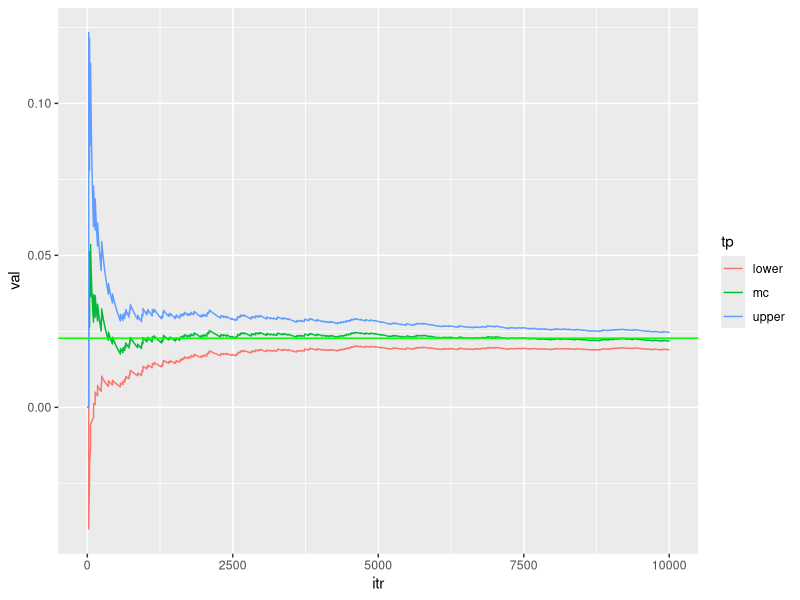
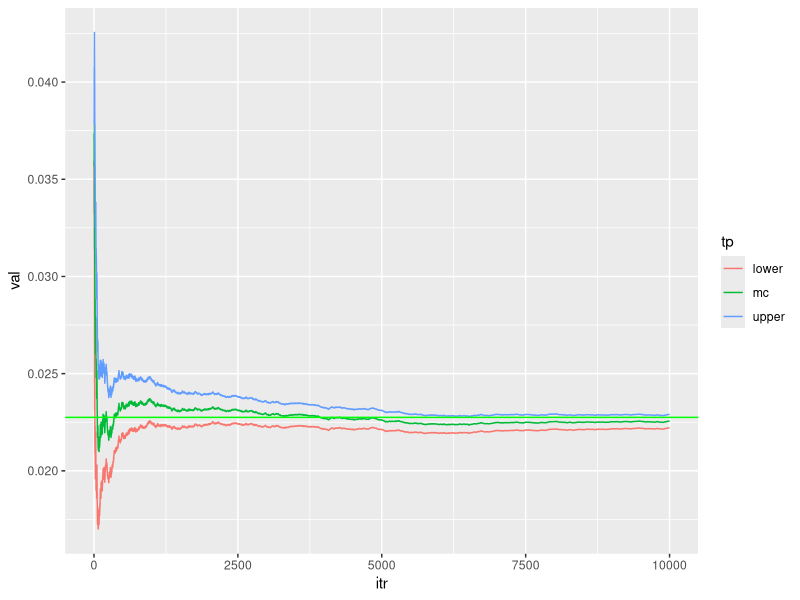
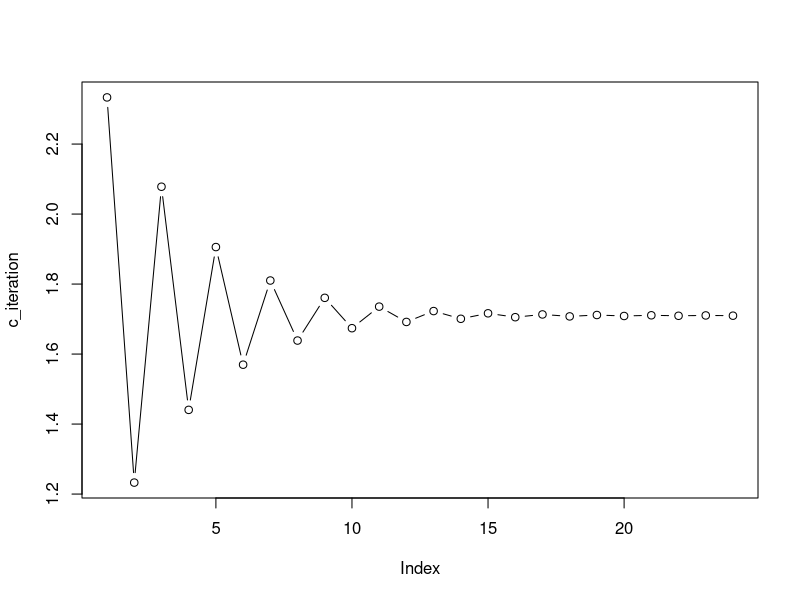

The R source for these figures, in order: (Note: this script raises an error after producing the figures.)
## ---- chunk 1
Nsim=10^4

indicator=function(x){
y=ifelse((x>2),1,0)
return(y)}

newdata<-rnorm(Nsim, 0,1 )

mc=c(); v=c(); upper=c(); lower=c()

for (j in 1:Nsim)
{
mc[j]=mean(indicator(newdata[1:j]))
v[j]=(j^{-1})*var(indicator(newdata[1:j]))
upper[j]=mc[j]+1.96*sqrt(v[j])
lower[j]=mc[j]-1.96*sqrt(v[j])
}

library(ggplot2)
values=c(mc,upper,lower)
type=c(rep("mc",Nsim),rep("upper",Nsim),rep("lower",Nsim))
iter=rep(seq(1:Nsim),3)
data=data.frame(val=values, tp=type, itr=iter)
Rcode<-ggplot(data,aes(itr,val,col=tp))+geom_line(size=0.5)
Rcode+geom_hline(yintercept=1-pnorm(2),color="green",size=0.5)
## ---- chunk 2
Nsim=10^4
normal_density=function(x)
{y=(1/sqrt(2*pi))*exp(-0.5*(x^2))
return(y)}
x=2-log(runif(Nsim))
ImpS=c(); v=c(); upper=c(); lower=c()
for (j in 1:Nsim)
{
ImpS[j]=mean(normal_density(x[1:j])/exp(-(x[1:j]-2)))
v[j]=(j^{-1})*var(normal_density(x[1:j])/exp(-(x[1:j]-2)))
upper[j]=ImpS[j]+1.96*sqrt(v[j])
lower[j]=ImpS[j]-1.96*sqrt(v[j])
}

library(ggplot2)
values=c(ImpS,upper,lower)
type=c(rep("mc",Nsim),rep("upper",Nsim),rep("lower",Nsim))
iter=rep(seq(1:Nsim),3)
data=data.frame(val=values, tp=type, itr=iter)
ggplot(data,aes(itr,val,col=tp))+geom_line(size=0.5)+
geom_hline(yintercept=1-pnorm(2),color="green",size=0.5)

## ---- chunk 3
f_firstorder=function(x){x^3-5}
f_secondorder=function(x){3*x}
x_old=1;tolerance=1e-3
max_its=2000;iteration=1;difference=2
c_iteration<-c() ## to collect numbers generated in the iteration process 
while(difference>tolerance & iteration<max_its){
  x_updated=x_old-(f_firstorder(x_old)/f_secondorder(x_old))
  difference=abs(x_updated-x_old);
  iteration=iteration+1;
  x_old=x_updated
  c_iteration<-c(c_iteration,x_updated)}

plot(c_iteration,type="b")
## ---- chunk 4
# Data generation
n=500
x1_norm<-rnorm(n)
x2_norm<-rnorm(n)
x3_norm<-rnorm(n)
x_combined<-cbind(1,x1_norm,x2_norm,x3_norm)
coefficients_new<-c(2,2,3,3)  #true regression coefficient
inv_norm<-function(x,b){pnorm(x%*%b)}
prob_generated<-inv_norm(x_combined,coefficients_new)
y<-c()
for (i in 1:n) {y[i]<-rbinom(1,1,prob_generated[i])}

# Newton Raphson

#We need to set random starting values.
x_old<-c(1,1,1,1)
tolerance=1e-3
max_its=2000;iteration=1;difference=2

while(difference>tolerance & iteration<max_its){
  x_updated=x_old-(f_firstorder(x_old)/f_secondorder(x_old))
  difference=abs(x_updated-x_old);
  iteration=iteration+1;
  x_old=x_updated
  c_iteration<-c(c_iteration,x_updated)}

plot(c_iteration,type="b")
